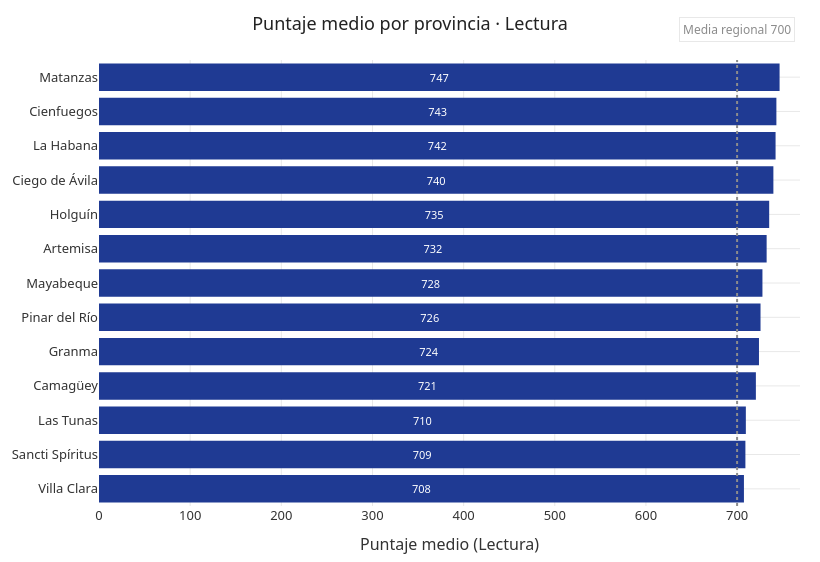

The notebook cell this image was saved under:
### Code cell
fig = P.grafico_barras_medias(tab_PL3, "ubi1_cen_esc", "Lectura",
                                P.COLORES["azul"], "Puntaje medio por provincia · Lectura")
fig.update_layout(width=820)
fig.show()

### Figure 1 — Plotly figure (JSON) as saved in the notebook; plotly's stock layout.template omitted (floating-point values rounded to 4 significant figures)
{"data": [{"cliponaxis": false, "hovertemplate": "%{y}<br>Media: %{x:.1f}<extra></extra>", "insidetextanchor": "middle", "marker": {"color": "#1f3a93", "line": {"width": 0}}, "orientation": "h", "text": [708.0, 709.0, 710.0, 721.0, 724.0, 726.0, 728.0, 732.0, 735.0, 740.0, 742.0, 743.0, 747.0], "textfont": {"color": "white", "size": 11}, "textposition": "inside", "type": "bar", "x": [707.5, 709.1, 709.6, 720.6, 724.0, 725.7, 727.8, 732.4, 735.2, 739.8, 742.2, 743.1, 746.6], "y": ["Villa Clara", "Sancti Spíritus", "Las Tunas", "Camagüey", "Granma", "Pinar del Río", "Mayabeque", "Artemisa", "Holguín", "Ciego de Ávila", "La Habana", "Cienfuegos", "Matanzas"]}], "layout": {"annotations": [{"bgcolor": "rgba(255,255,255,0.85)", "bordercolor": "#e8e8e8", "borderpad": 3, "font": {"color": "#8c8c8c", "size": 12}, "showarrow": false, "text": "Media regional 700", "x": 700, "xanchor": "center", "y": 1.04, "yanchor": "bottom", "yref": "paper"}], "font": {"color": "#333333", "family": "Segoe UI, Helvetica, Arial, sans-serif", "size": 13}, "height": 562, "legend": {"orientation": "h", "x": 0.5, "xanchor": "center", "y": -0.18}, "margin": {"b": 40, "l": 40, "r": 20, "t": 60}, "paper_bgcolor": "rgba(0,0,0,0)", "plot_bgcolor": "rgba(0,0,0,0)", "shapes": [{"line": {"color": "#8c8c8c", "dash": "dot"}, "type": "line", "x0": 700, "x1": 700, "xref": "x", "y0": 0, "y1": 1, "yref": "y domain"}], "title": {"font": {"color": "#222222", "size": 18}, "text": "Puntaje medio por provincia · Lectura", "x": 0.5, "xanchor": "center"}, "width": 820, "xaxis": {"gridcolor": "#e8e8e8", "range": [0, 769.0], "title": {"text": "Puntaje medio (Lectura)"}, "zeroline": false}, "yaxis": {"gridcolor": "#e8e8e8", "title": {}, "zeroline": false}}}
